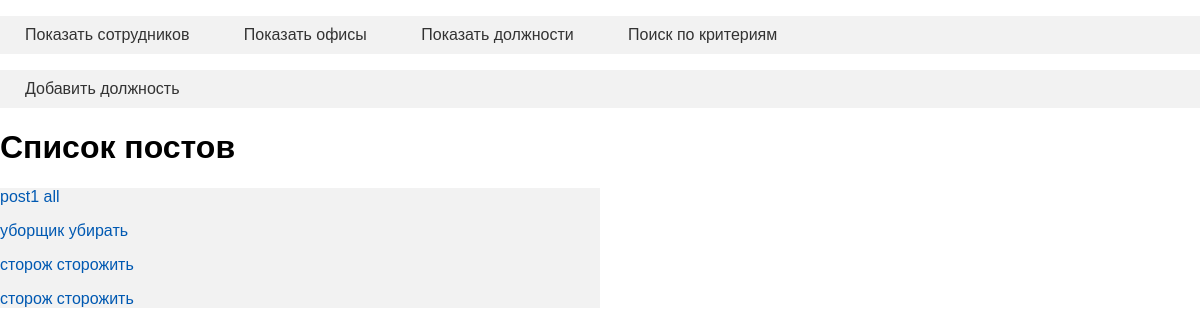
The page /posts on the database its author committed.
### tables this page shows
CREATE TABLE post (
code integer PRIMARY KEY AUTOINCREMENT,
title text,
Duties text
);

### app.py (the view)
@app.route("/posts", methods=["POST", "GET"])
def show_posts():
    db = get_db()
    dbase = FDataBase(db)
    posts = dbase.get_all_posts()
    for p in posts:
        print(p[1], p[2])
    return render_template('posts.html', posts=posts)

### FDataBase.py (called while the page is built)
    def get_all_posts(self):
        try:
            self.__cur.execute(
                f"SELECT * FROM post")
            res = self.__cur.fetchall()
            if res:
                return res
        except sqlite3.Error as e:
            print("Ошибка получения из БД" + str(e))
        return False

### app.py (called while the page is built)
def connect_db():
    conn = sqlite3.connect(app.config['DATABASE'])
    conn.row_factory = sqlite3.Row
    return conn

def get_db():
    if not hasattr(g, 'link_db'):
        g.link_db = connect_db()
    return g.link_db

### templates/posts.html (shortened to what this page needs)
{% extends 'menu.html' %}
{% block content %}
{{ super() }}
<ul class="mainmenu">
    <li><a href="{{url_for('add_post')}}">Добавить должность</a></li>
</ul>
<h1>Список постов</h1>
<div class="lists">
        {% for p in posts %}
    <p class="title"><a href="{{ url_for('show_posts_2', id=p.code)}}">{{p.title}} {{p.Duties}}</a></p>
        {% endfor %}
</div>
{% endblock%}

### static/style.css (style rules this page uses)
html, body { font-family: 'Arial'; margin: 0; padding: 0; height: 100%; width: 100%; }
a { color: #0059b2; text-decoration: none; }
ul.mainmenu { padding: 0; list-style: none; background: #f2f2f2; }
ul.mainmenu li { display: inline-block; }
ul.mainmenu li a { display: block; padding: 10px 25px; color: #333; text-decoration: none; }
div.lists { background-color: #f2f2f2; width: 50%; }

### rows shown on the page
post: title "post1", Duties "all"
post: title "уборщик", Duties "убирать"
post: title "сторож", Duties "сторожить"
post: title "сторож", Duties "сторожить"
